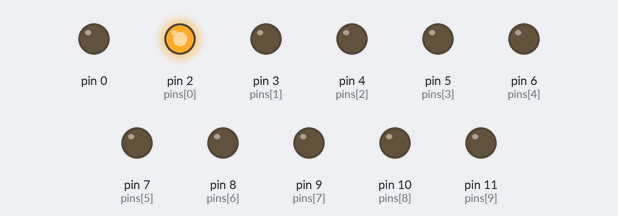
The sketch below on a simulated Arduino Uno, built with avr-gcc and run on an emulated ATmega328P. Parts: output pins drawn as LEDs (lit = HIGH).

Above: at 0.05 s.
At 0.45 s:
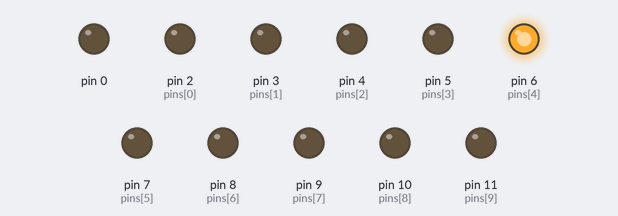
At 1.15 s:
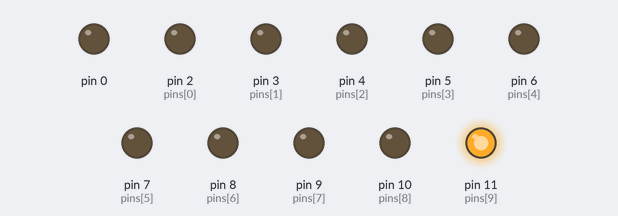
At 2.35 s:
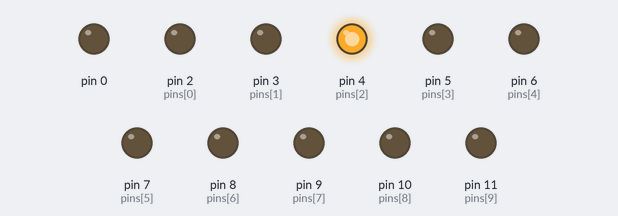
At 3.55 s:
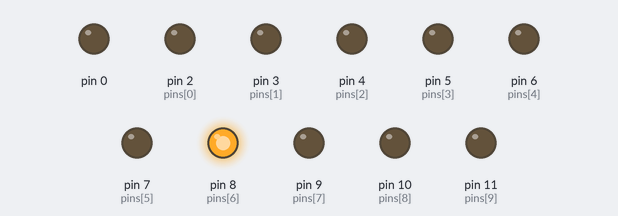
At 4.75 s:
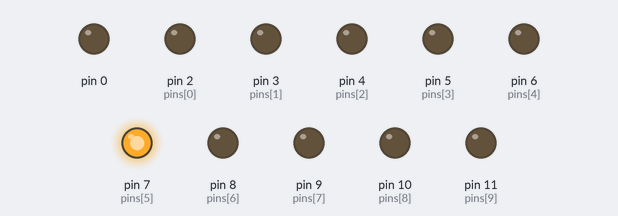
Timing chart, 0 to 5.0 s (numbered marks = the images above):
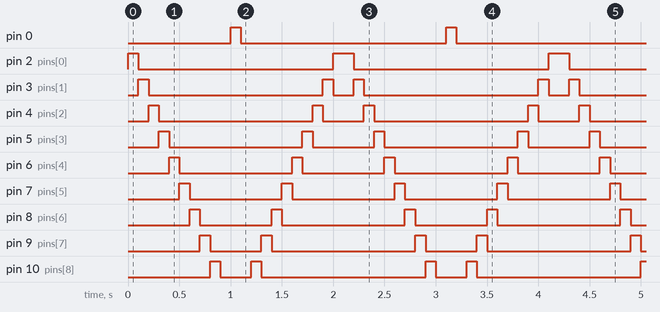

Measured:
- by itself, pin 0: alternates HIGH for 0.10 s and LOW for 2.0 s
- by itself, pin 2 (pins[0]): repeats every 2.1 s: LOW 1.9 s, HIGH 0.20 s
- by itself, pin 3 (pins[1]): repeats every 2.1 s: LOW 1.7 s, HIGH 0.10 s, LOW 0.20 s, HIGH 0.10 s
- by itself, pin 4 (pins[2]): repeats every 2.1 s: LOW 1.5 s, HIGH 0.10 s, LOW 0.40 s, HIGH 0.10 s
- by itself, pin 5 (pins[3]): repeats every 2.1 s: LOW 1.3 s, HIGH 0.10 s, LOW 0.60 s, HIGH 0.10 s
- by itself, pin 6 (pins[4]): repeats every 2.1 s: LOW 1.1 s, HIGH 0.10 s, LOW 0.80 s, HIGH 0.10 s
- by itself, pin 7 (pins[5]): alternates HIGH for 0.10 s and LOW for 0.90 s
- by itself, pin 8 (pins[6]): repeats every 2.1 s: LOW 0.70 s, HIGH 0.10 s, LOW 1.2 s, HIGH 0.10 s

The sketch:

Led_chaser.ino
```cpp
int pins[] = {2, 3, 4, 5, 6, 7, 8, 9, 10, 11};
int pinCount = 10;

void setup() {
  // put your setup code here, to run once:
  for(int i=0; i<=pinCount; i++){
    pinMode(pins[i], OUTPUT);
  }
}

void loop() {
  // This is normal for loop 0 to 10
  for(int i =0; i<pinCount; i++){
    digitalWrite(pins[i], HIGH);
    delay(100);
    digitalWrite(pins[i], LOW);
  }
  // This is the reverse for loop. 10 to 0
  for(int i=pinCount; i>=0; i--){
    digitalWrite(pins[i], HIGH);
    delay(100);
    digitalWrite(pins[i], LOW);
  }
}
```
